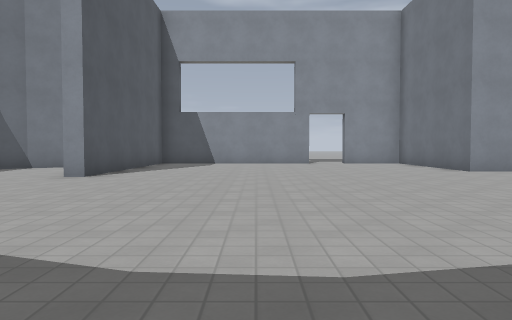
View 1 (above)

15 first-person views from a walk through a Godot game level. The camera is 1.2 m above the floor, tilts 2° down and sees 70° across. The floor is counted in squares, 2 m on a side. Each view is taken from the middle of a square. On the plan, view 1 faces up. The plan holds only what a view shows up to about 10 squares ahead; the rest is blank. The place goes on beyond the plan. Surface patterns are stand-ins for the level's own textures.

View 2
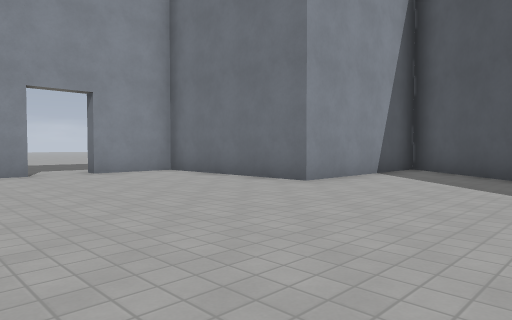

View 3
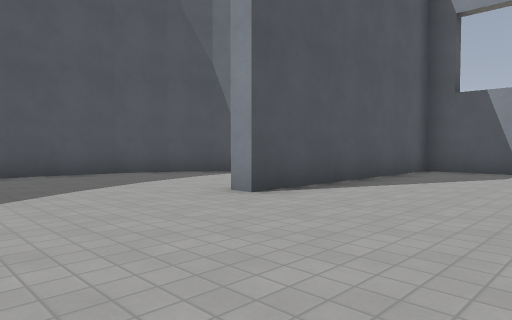

View 4
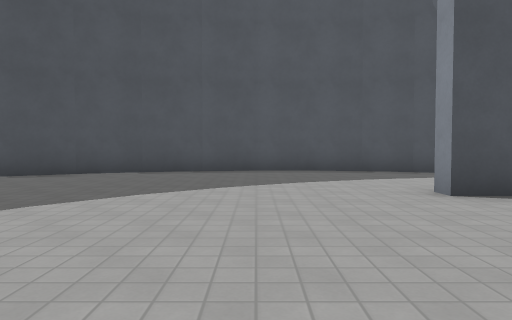

View 5
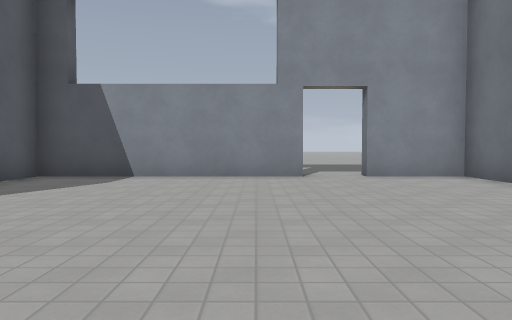

View 6
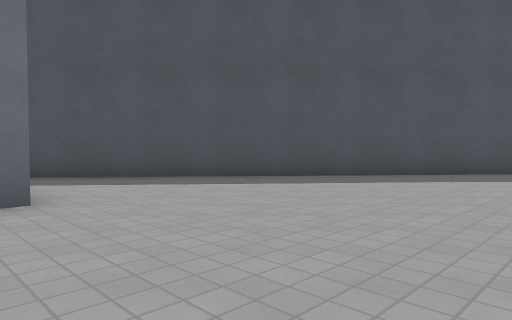

View 7
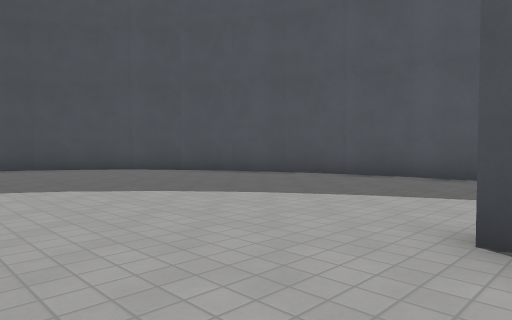

View 8
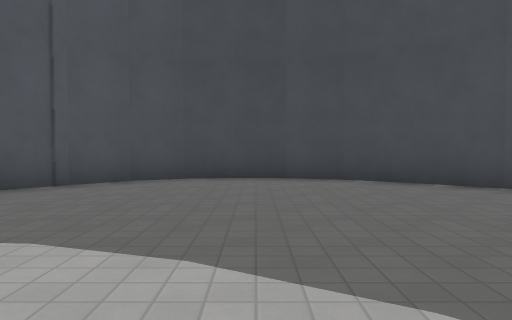

View 9
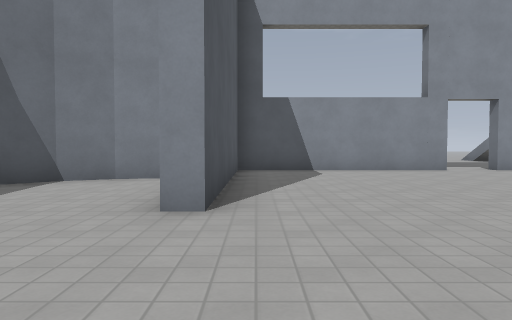

View 10
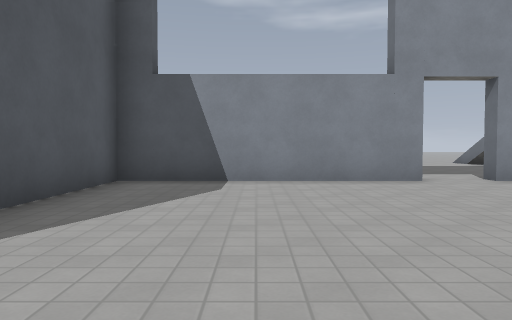

View 11
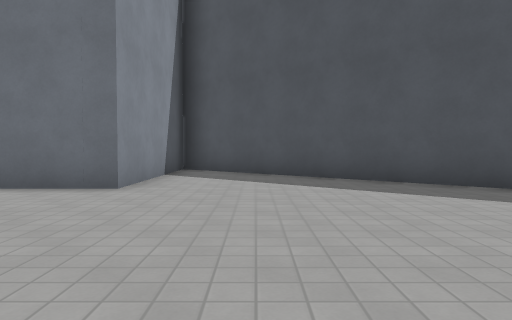

View 12
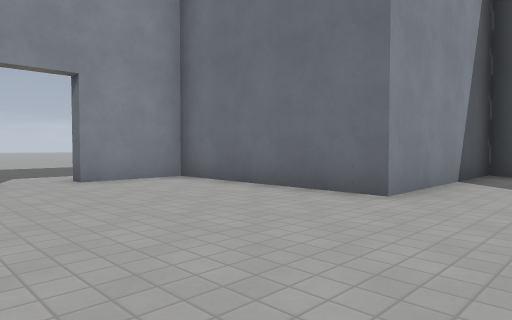

View 13
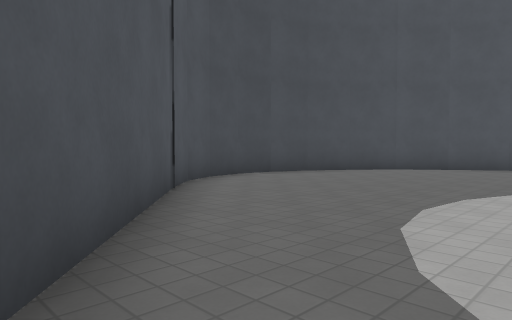

View 14
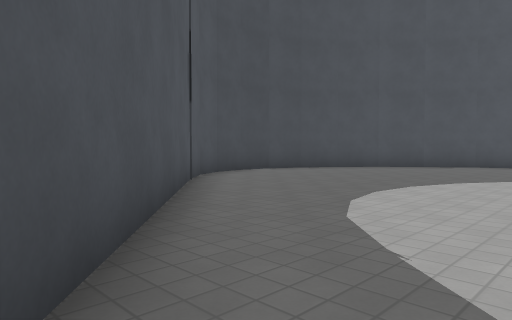

View 15
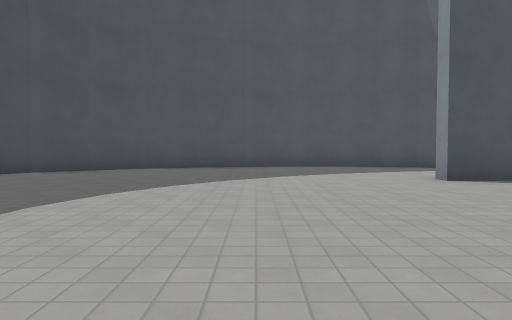

### Floor plan
Points are (right, up) in squares from view 1. A wall is a line through its corners. A room is listed if a view was taken in it or the views show most of it. See-through windows are left out.
Room 1 (views 1, 2, 3, 4, 5, 6, 7, 8, 9, 10, 11, 12, 13, 14, 15)
walls: (-4.7, 11.1) (-5.7, 10.9); (-5.6, 10.9) (-6.5, 10.4) (-7.3, 9.7); (2, 13.5) (-3.5, 13.5) (-3.5, 7.4) (-4, 7.4); (1.1, -1.7) (10, 9) (5.3, 9) (5.3, 13.5) (3.3, 13.5); (-7.2, 9.7) (-7.9, 8.7); (-7.8, 8.8) (-8.2, 7.7) (-8.4, 6.4); (-8.4, 6.5) (-8.4, 5); (-8.4, 5.2) (-8.2, 3.6); (-8.2, 3.8) (-7.7, 2.2); (0.2, -2.5) (1, -1.7); (-7.8, 2.4) (-7.2, 0.9); (-7.3, 1.1) (-6.4, -0.3); (-6.5, -0.2) (-5.6, -1.3) (-4.6, -2.2); (-0.7, -3) (0.3, -2.5); (-4.7, -2.1) (-3.6, -2.7) (-2.6, -3.1); (-2.7, -3.1) (-1.6, -3.1) (-0.6, -2.9)
ways out: opening at (2.5, 14)

Where each view was taken, in squares from view 1:
view 1: 0 up, 0 right, facing up
view 2: 5 up, 0 right, facing up-right
view 3: 4 up, 0 right, facing up-left
view 4: 5 up, 1 right, facing left
view 5: 6 up, 1 right, facing up
view 6: 10 up, 1 right, facing down-right
view 7: 8 up, 1 left, facing down-left
view 8: 4 up, 2 left, facing down
view 9: 4 up, 3 left, facing up
view 10: 7 up, 1 left, facing up
view 11: 7 up, 0 right, facing right
view 12: 7 up, 1 right, facing up-right
view 13: 3 up, 4 right, facing down-left
view 14: 4 up, 5 right, facing down-left
view 15: 4 up, 3 right, facing left
